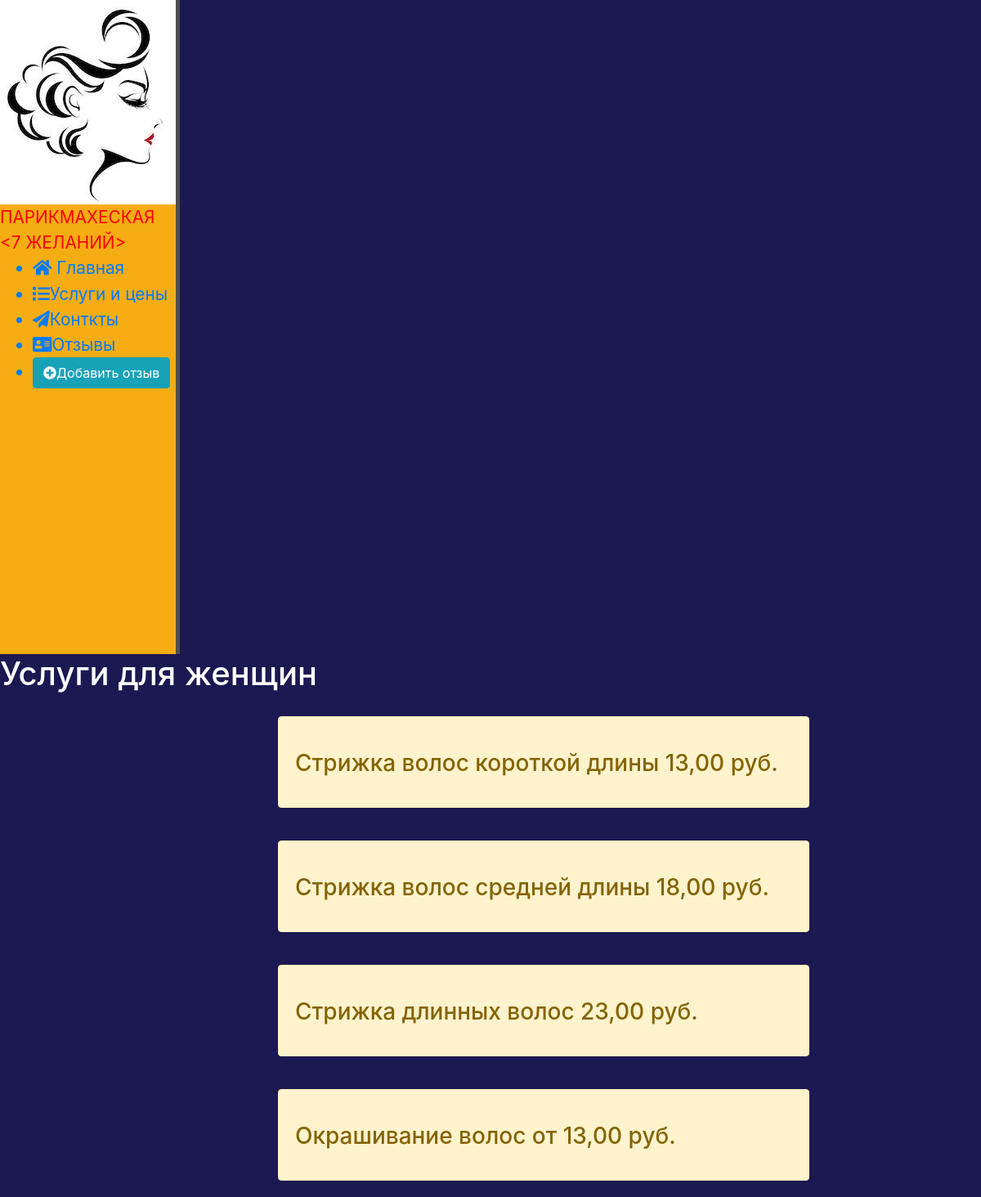
The app's page /services_for_women with its own data.
### main/models.py (models this page shows)
class ServicesForWomen(models.Model):
    title = models.CharField(max_length=128, verbose_name="Название услуги")
    price = models.CharField(max_length=100, verbose_name="Цена")
    def __str__(self):
        return f"{self.title} {self.price} руб."

### main/views.py (the view)
# urls.py: path('services_for_women', views.services_for_women, name='services_for_women'),
def services_for_women(request):
    servicesForWomen = ServicesForWomen.objects.all()
    return render(request, 'main/services_for_women.html', {'servicesForWomen': servicesForWomen})

### main/templates/main/services_for_women.html (shortened to what this page needs)
{% extends 'main/layout.html' %}
{% block content %}
     <div class="features">
     <h1>Услуги для женщин</h1>
         {% for el in servicesForWomen %}
              <div class="alert alert-warning">
                  <h3>{{ el }}</h3>
              </div>
         {% endfor %}
     </div>
{% endblock %}

### main/static/main/css/main.css (style rules this page uses)
body { background: #1B1951; }
h1 { color: #fff; }
.alert-warning { float: left; clear: both; width: 400px; margin: 20px 34%; text-align: left; }

### main/templates/main/services_for_women.html (style rules this page uses)
h3 { margin: 28px 0px; width:650px;height: 30px;border-radius:3px; }
.alert-warning { width: 650px; }

### records on screen
ServicesForWomen: title+price "Стрижка волос короткой длины 13,00 руб."
ServicesForWomen: title+price "Стрижка волос средней длины 18,00 руб."
ServicesForWomen: title+price "Стрижка длинных волос 23,00 руб."
ServicesForWomen: title+price "Окрашивание волос от 13,00 руб."
